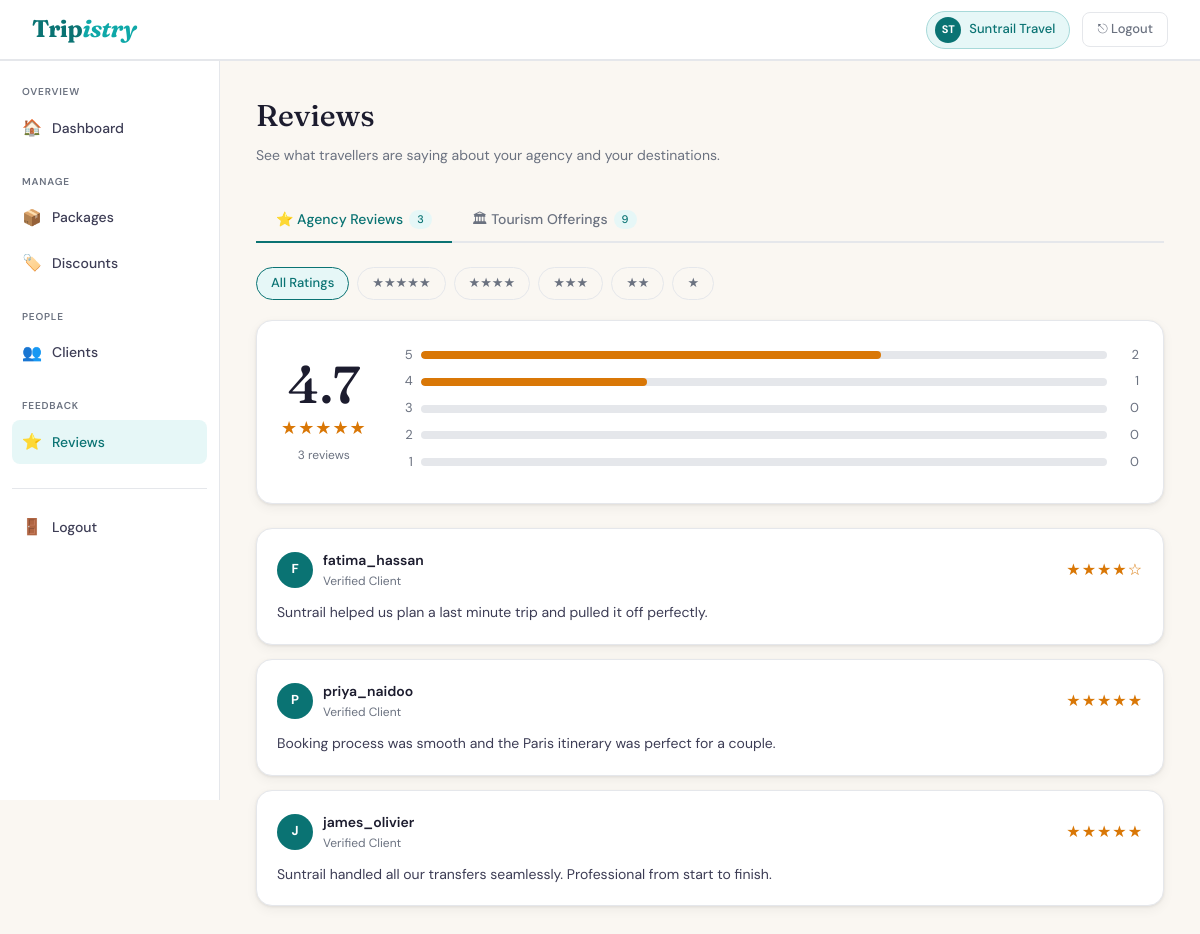
The page /Agency/reviews.php (signed in) on the database its author committed.
### tables this page shows
CREATE TABLE IF NOT EXISTS `agencies` (
  `AgentID` int(11) NOT NULL AUTO_INCREMENT,
  `UserID` int(11) NOT NULL,
  `Name` varchar(100) NOT NULL,
  PRIMARY KEY (`AgentID`),
  UNIQUE KEY `UserID` (`UserID`),
  CONSTRAINT `fk_ag_user` FOREIGN KEY (`UserID`) REFERENCES `users` (`UserID`) ON DELETE CASCADE ON UPDATE CASCADE
);

CREATE TABLE IF NOT EXISTS `agency_experiences` (
  `ExpNum` int(11) NOT NULL AUTO_INCREMENT,
  `AgentID` int(11) NOT NULL,
  `ClientID` int(11) NOT NULL,
  `Description` text NOT NULL,
  `Rating` tinyint(4) NOT NULL CHECK (`Rating` between 1 and 5),
  PRIMARY KEY (`ExpNum`),
  KEY `fk_exp_agent` (`AgentID`),
  KEY `fk_exp_client` (`ClientID`),
  CONSTRAINT `fk_exp_agent` FOREIGN KEY (`AgentID`) REFERENCES `agencies` (`AgentID`) ON DELETE CASCADE ON UPDATE CASCADE,
  CONSTRAINT `fk_exp_client` FOREIGN KEY (`ClientID`) REFERENCES `clients` (`ClientID`) ON DELETE CASCADE ON UPDATE CASCADE
);

CREATE TABLE IF NOT EXISTS `users` (
  `UserID` int(11) NOT NULL AUTO_INCREMENT,
  `Username` varchar(50) NOT NULL,
  `Password` varchar(255) NOT NULL,
  PRIMARY KEY (`UserID`),
  UNIQUE KEY `Username` (`Username`)
);

### Agency/reviews.php (the view, shortened to what this page needs)
<?php
$pdo = getDB();
$agentID    = (int) $_SESSION['sub_id'];
$stmtName = $pdo->prepare("SELECT Name FROM agencies WHERE AgentID = ?");
$stmtName->execute([$agentID]);
$agencyName = htmlspecialchars($stmtName->fetchColumn() ?: 'Your Agency');
$words      = explode(' ', $agencyName);
$initials   = strtoupper(substr($words[0], 0, 1) . (isset($words[1]) ? substr($words[1], 0, 1) : ''));
$tab = $_GET['tab'] ?? 'agency';
$filterRating = $_GET['rating'] ?? '';
$whereAE  = ['ae.AgentID = ?'];
$paramsAE = [$agentID];
$stmtAE = $pdo->prepare("
    SELECT
        ae.ExpNum,
        ae.Rating,
        ae.Description,
        u.Username
    FROM agency_experiences ae
    JOIN clients    c  ON c.ClientID = ae.ClientID
    JOIN travellers t  ON t.TravID   = c.TravID
    JOIN users      u  ON u.UserID   = t.UserID
    WHERE " . implode(' AND ', $whereAE) . "
    ORDER BY ae.ExpNum DESC
");
$stmtAE->execute($paramsAE);
$agencyReviews = $stmtAE->fetchAll(PDO::FETCH_ASSOC);
$whereTO  = ['p.AgentID = ?'];
$paramsTO = [$agentID];
$stmtTO = $pdo->prepare("
    SELECT DISTINCT
        r.RevID,
        r.Rating,
        r.Description,
        u.Username,
        to2.Name   AS OfferingName,
        to2.Type   AS OfferingType,
        to2.City   AS OfferingCity
    FROM reviews r
    JOIN travellers t   ON t.TravID  = r.TravID
    JOIN users      u   ON u.UserID  = t.UserID
    JOIN tourism_offerings to2 ON to2.TOID = r.TOID
    JOIN destinations  d   ON d.DestID = to2.DestID
    JOIN packinfo      pi  ON pi.Destination LIKE CONCAT('%', d.Name, '%')
    JOIN packages      p   ON p.PackID   = pi.PackID
    WHERE " . implode(' AND ', $whereTO) . "
    ORDER BY r.RevID DESC
");
$stmtTO->execute($paramsTO);
$tourismReviews = $stmtTO->fetchAll(PDO::FETCH_ASSOC);
$stmtAvg = $pdo->prepare("SELECT AVG(Rating) FROM agency_experiences WHERE AgentID = ?");
$stmtAvg->execute([$agentID]);
$avgAgency = round((float) $stmtAvg->fetchColumn(), 1);
function starString(float $rating): string {
    $full = (int) round($rating);
    return str_repeat('★', $full) . str_repeat('☆', 5 - $full);
}
$distribution = [1 => 0, 2 => 0, 3 => 0, 4 => 0, 5 => 0];
foreach ($agencyReviews as $rev) {
    $distribution[(int)$rev['Rating']]++;
}
$totalAgency = count($agencyReviews);
?>
<!DOCTYPE html>
<html lang="en">
<head>
  <link rel="stylesheet" href="css/agency.css">
</head>
<body>
<nav class="navbar">
  <a href="agency_dashboard.php" class="nav-logo">Trip<em>istry</em></a>
  <div class="nav-right">
    <div class="nav-agency-badge">
      <div class="avatar"><?= $initials ?></div>
      <?= $agencyName ?>
    </div>
    <a href="../logout.php" class="btn-logout">⎋ Logout</a>
  </div>
</nav>
<div class="dashboard-layout">
  <aside class="sidebar">
    <div class="sidebar-section">
      <span class="sidebar-label">Overview</span>
      <a href="agency_dashboard.php"><span class="icon">🏠</span> Dashboard</a>
    </div>
    <div class="sidebar-section">
      <span class="sidebar-label">Manage</span>
      <a href="packages.php"><span class="icon">📦</span> Packages</a>
      <a href="discounts.php"><span class="icon">🏷️</span> Discounts</a>
    </div>
    <div class="sidebar-section">
      <span class="sidebar-label">People</span>
      <a href="clients.php"><span class="icon">👥</span> Clients</a>
    </div>
    <div class="sidebar-section">
      <span class="sidebar-label">Feedback</span>
      <a href="reviews.php" class="active"><span class="icon">⭐</span> Reviews</a>
    </div>
    <hr class="sidebar-divider">
    <a href="../logout.php"><span class="icon">🚪</span> Logout</a>
  </aside>
  <main class="main-content">
    <div class="page-header">
      <h1>Reviews</h1>
      <p>See what travellers are saying about your agency and your destinations.</p>
    </div>
    <div class="tab-bar">
      <a href="reviews.php?tab=agency"
         class="tab-btn <?= $tab === 'agency' ? 'active' : '' ?>">
        ⭐ Agency Reviews
        <span style="background:var(--teal-pale);color:var(--teal);border-radius:99px;padding:1px 8px;font-size:11px;">
          <?= count($agencyReviews) ?>
        </span>
      </a>
      <a href="reviews.php?tab=tourism"
         class="tab-btn <?= $tab === 'tourism' ? 'active' : '' ?>">
        🏛 Tourism Offerings
        <span style="background:var(--teal-pale);color:var(--teal);border-radius:99px;padding:1px 8px;font-size:11px;">
          <?= count($tourismReviews) ?>
        </span>
      </a>
    </div>
    <div class="filter-pills">
      <a href="reviews.php?tab=<?= $tab ?>"
         class="pill <?= $filterRating === '' ? 'active' : '' ?>">All Ratings</a>
      <?php for ($i = 5; $i >= 1; $i--): ?>
        <a href="reviews.php?tab=<?= $tab ?>&rating=<?= $i ?>"
           class="pill <?= (int)$filterRating === $i ? 'active' : '' ?>">
          <?= str_repeat('★', $i) ?>
        </a>
      <?php endfor; ?>
    </div>
    <?php if ($tab === 'agency'): ?>
      <?php if ($totalAgency > 0 && $filterRating === ''): ?>
        <div class="rating-summary">
          <div class="rating-big">
            <div class="number"><?= $avgAgency > 0 ? $avgAgency : '—' ?></div>
            <div class="stars"><?= starString($avgAgency) ?></div>
            <div class="count"><?= $totalAgency ?> review<?= $totalAgency !== 1 ? 's' : '' ?></div>
          </div>
          <div class="rating-bars">
            <?php for ($i = 5; $i >= 1; $i--):
              $count = $distribution[$i];
              $pct   = $totalAgency > 0 ? ($count / $totalAgency) * 100 : 0;
            ?>
              <div class="bar-row">
                <span class="bar-label"><?= $i ?></span>
                <div class="bar-track">
                  <div class="bar-fill" style="width:<?= round($pct) ?>%"></div>
                </div>
                <span class="bar-count"><?= $count ?></span>
              </div>
            <?php endfor; ?>
          </div>
        </div>
      <?php endif; ?>
      <?php if (empty($agencyReviews)): ?>
        <div class="empty-state card" style="padding:40px;">
          <div class="empty-icon">⭐</div>
          <p><?= $filterRating ? 'No ' . $filterRating . '-star reviews found.' : 'No agency reviews yet.' ?></p>
        </div>
      <?php else: ?>
        <?php foreach ($agencyReviews as $rev): ?>
          <div class="review-card">
            <div class="review-card-header">
              <div class="reviewer">
                <div class="reviewer-avatar">
                  <?= strtoupper(substr($rev['Username'], 0, 1)) ?>
                </div>
                <div>
                  <div class="reviewer-name"><?= htmlspecialchars($rev['Username']) ?></div>
                  <div class="reviewer-sub">Verified Client</div>
                </div>
              </div>
              <div class="review-stars"><?= starString((float)$rev['Rating']) ?></div>
            </div>
            <div class="review-body"><?= htmlspecialchars($rev['Description']) ?></div>
          </div>
        <?php endforeach; ?>
      <?php endif; ?>
    <?php endif; ?>
  </main>
</div>
</body>
</html>

### Agency/css/agency.css (style rules this page uses)
:root { --teal: #0a7373; --teal-d: #065858; --teal-l: #0fa8a8; --teal-pale: #e6f7f7; --sand: #faf7f2; --ink: #1c1c2e; --ink-2: #3d3d55; --muted: #6b7280; --border: #e5e7eb; --white: #ffffff; --red: #dc2626; --green: #16a34a; --gold: #d97706; --purple: #9333ea; --radius: 10px; --radius-lg: 16px; --shadow: 0 1px 3px rgba(0,0,0,.08), 0 4px 12px rgba(0,0,0,.05); --shadow-md: 0 4px 16px rgba(0,0,0,.10); }
*, *::before, *::after { box-sizing: border-box; margin: 0; padding: 0; }
body { font-family: 'DM Sans', sans-serif; background: var(--sand); color: var(--ink); font-size: 15px; line-height: 1.6; min-height: 100vh; }
a { color: var(--teal); text-decoration: none; }
.navbar { background: var(--white); border-bottom: 1px solid var(--border); display: flex; align-items: center; justify-content: space-between; padding: 0 32px; height: 60px; position: sticky; top: 0; z-index: 100; box-shadow: 0 1px 0 var(--border); }
.nav-logo { font-family: 'Fraunces', serif; font-size: 24px; font-weight: 700; color: var(--teal); letter-spacing: -0.5px; }
.nav-logo em { font-style: italic; color: var(--teal-l); }
.nav-right { display: flex; align-items: center; gap: 12px; }
.nav-agency-badge { display: flex; align-items: center; gap: 8px; background: var(--teal-pale); border: 1px solid #a7d9d9; border-radius: 99px; padding: 5px 14px 5px 8px; font-size: 13px; font-weight: 500; color: var(--teal); }
.nav-agency-badge .avatar { width: 26px; height: 26px; border-radius: 50%; background: var(--teal); color: #fff; display: flex; align-items: center; justify-content: center; font-size: 11px; font-weight: 700; }
.btn-logout { padding: 6px 14px; border-radius: 8px; font-size: 13px; font-weight: 500; color: var(--muted); border: 1px solid var(--border); background: transparent; cursor: pointer; font-family: 'DM Sans', sans-serif; transition: all .15s; text-decoration: none; display: inline-flex; align-items: center; gap: 5px; }
.dashboard-layout { display: grid; grid-template-columns: 220px 1fr; gap: 0; min-height: calc(100vh - 60px); }
.sidebar { background: var(--white); border-right: 1px solid var(--border); padding: 24px 12px; position: sticky; top: 60px; height: calc(100vh - 60px); overflow-y: auto; }
.sidebar-section { margin-bottom: 24px; }
.sidebar-label { font-size: 10px; font-weight: 600; text-transform: uppercase; letter-spacing: .8px; color: var(--muted); padding: 0 10px; margin-bottom: 6px; display: block; }
.sidebar a { display: flex; align-items: center; gap: 10px; padding: 9px 10px; border-radius: 8px; font-size: 14px; font-weight: 500; color: var(--ink-2); transition: background .15s, color .15s; margin-bottom: 2px; }
.sidebar a .icon { font-size: 16px; width: 20px; text-align: center; }
.sidebar a:hover, .sidebar a.active { background: var(--teal-pale); color: var(--teal); }
.sidebar-divider { border: none; border-top: 1px solid var(--border); margin: 16px 0; }
.main-content { padding: 32px 36px 64px; overflow-x: hidden; }
.page-header { margin-bottom: 32px; }
.page-header h1 { font-family: 'Fraunces', serif; font-size: 30px; font-weight: 500; color: var(--ink); }
.page-header p { color: var(--muted); margin-top: 4px; font-size: 14px; }
.reviewer-name { font-size: 13px; font-weight: 600; color: var(--ink); }
.stars { color: var(--gold); font-size: 13px; letter-spacing: 1px; }

### rows shown on the page
agencies: Name "ST", Name "Suntrail Travel"
agency_experiences: users.Username "F", users.Username "fatima_hassan", Rating "★★★★☆", Description "Suntrail helped us plan a last minute trip and pulled it off perfectly."
agency_experiences: users.Username "P", users.Username "priya_naidoo", Rating "★★★★★", Description "Booking process was smooth and the Paris itinerary was perfect for a couple."
agency_experiences: users.Username "J", users.Username "james_olivier", Rating "★★★★★", Description "Suntrail handled all our transfers seamlessly. Professional from start to finish."

### other values the page prints
count($agencyReviews) "3"
count($tourismReviews) "9"
str_repeat('★', $i) "★★★★★"
str_repeat('★', $i) "★★★★"
str_repeat('★', $i) "★★★"
str_repeat('★', $i) "★★"
str_repeat('★', $i) "★"
$avgAgency "4.7"
starString($avgAgency) "★★★★★"
$totalAgency "3"
$count "2"
$count "1"
$count "0"
